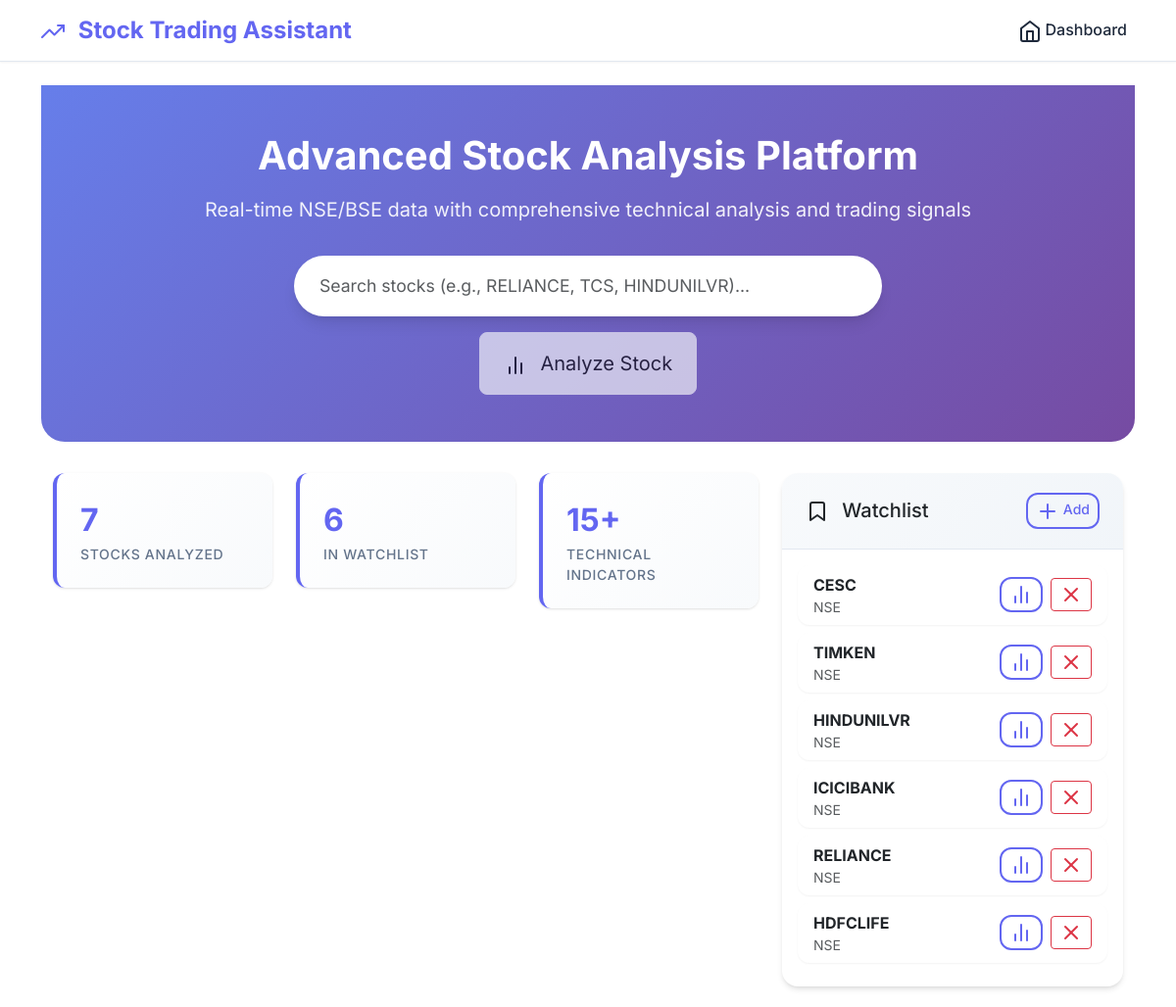
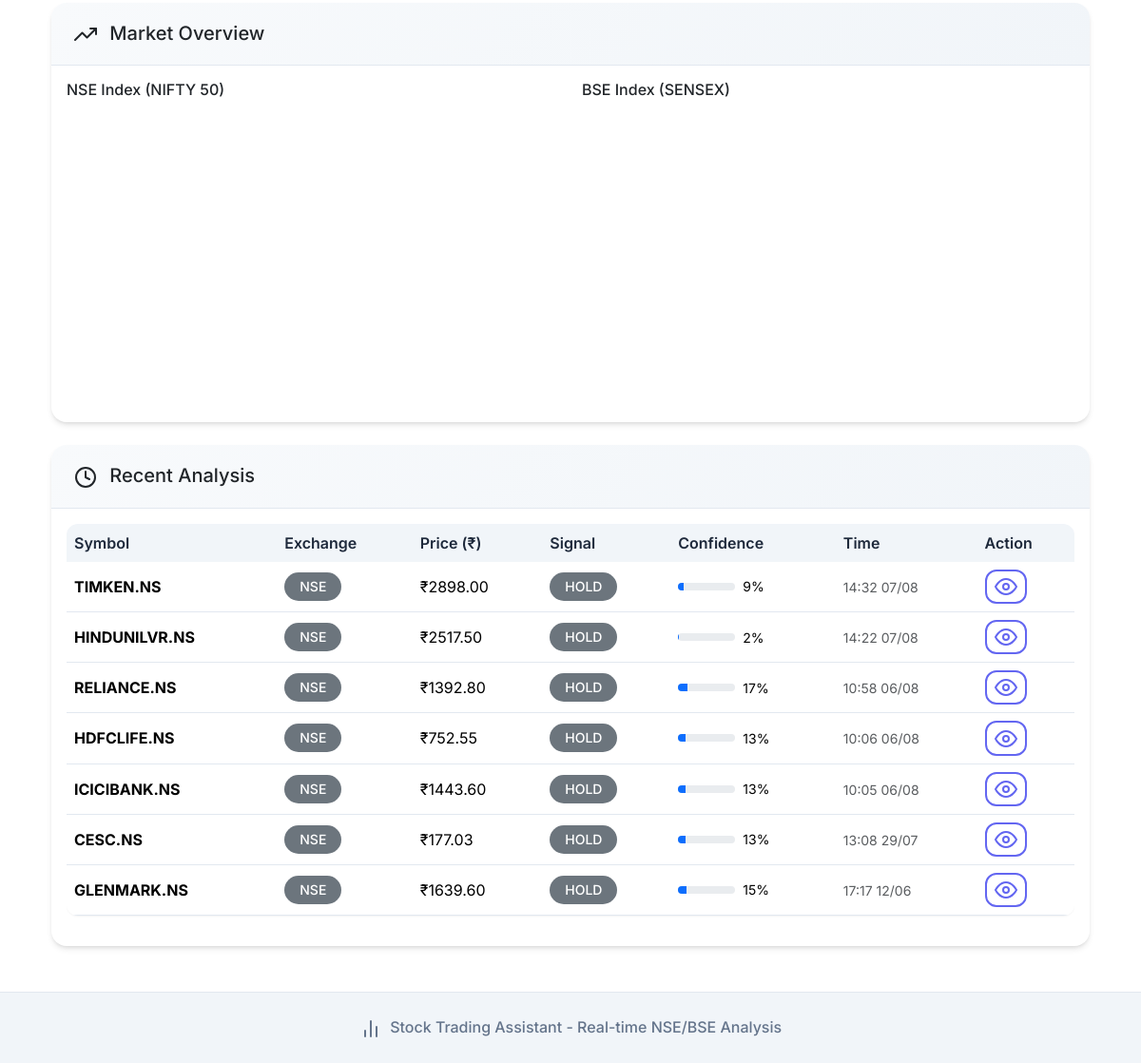
The page / on the database its author committed (2 pictures, top to bottom).
### models.py (models this page shows, shortened)
class WatchList(db.Model):
    id = db.Column(db.Integer, primary_key=True)
    symbol = db.Column(db.String(20), nullable=False)
    exchange = db.Column(db.String(10), nullable=False)
    added_at = db.Column(db.DateTime, default=datetime.utcnow)

class StockAnalysis(db.Model):
    id = db.Column(db.Integer, primary_key=True)
    symbol = db.Column(db.String(20), nullable=False, index=True)
    exchange = db.Column(db.String(10), nullable=False)  # NSE or BSE
    price = db.Column(db.Float, nullable=False)
    signal = db.Column(db.String(10), nullable=False)  # BUY, SELL, HOLD
    confidence = db.Column(db.Float, nullable=False)  # 0-100
    rsi = db.Column(db.Float)
    macd = db.Column(db.Float)
    macd_signal = db.Column(db.Float)
    ema_9 = db.Column(db.Float)
    ema_21 = db.Column(db.Float)
    sma_50 = db.Column(db.Float)
    sma_200 = db.Column(db.Float)
    bb_upper = db.Column(db.Float)
    bb_middle = db.Column(db.Float)
    bb_lower = db.Column(db.Float)
    volume = db.Column(db.BigInteger)
    timestamp = db.Column(db.DateTime, default=datetime.utcnow)

### routes.py (the view)
@app.route('/')
def index():
    subquery = db.session.query(
        StockAnalysis.symbol,
        db.func.max(StockAnalysis.timestamp).label('max_timestamp')
    ).group_by(StockAnalysis.symbol).subquery()
    recent_analyses = db.session.query(StockAnalysis).join(
        subquery,
        db.and_(
            StockAnalysis.symbol == subquery.c.symbol,
            StockAnalysis.timestamp == subquery.c.max_timestamp
        )
    ).order_by(StockAnalysis.timestamp.desc()).limit(10).all()
    watchlist = WatchList.query.all()
    return render_template('index.html', recent_analyses=recent_analyses, watchlist=watchlist)

### templates/index.html (shortened to what this page needs)
{% extends "base.html" %}
{% block content %}
<div class="hero-section">
    <div class="container text-center">
        <h1 class="hero-title">Advanced Stock Analysis Platform</h1>
        <p class="hero-subtitle">Real-time NSE/BSE data with comprehensive technical analysis and trading signals</p>
        <div class="search-container">
            <div class="position-relative">
                <input type="text"
                       id="stockSearch"
                       class="form-control search-input"
                       placeholder="Search stocks (e.g., RELIANCE, TCS, HINDUNILVR)..."
                       autocomplete="off">
            </div>
            <div class="mt-3">
                <button type="button" class="btn btn-light btn-lg px-4 py-3" onclick="analyzeSelectedStock()" id="analyzeBtn" disabled>
                    <i data-feather="bar-chart-2" class="me-2"></i>
                    Analyze Stock
                </button>
            </div>
        </div>
    </div>
</div>
<div class="container">
<div class="row">
    <div class="col-lg-8 mb-4">
        <div class="row">
            <div class="col-md-4 mb-3">
                <div class="stat-card">
                    <div class="stat-number">{{ recent_analyses|length }}</div>
                    <div class="stat-label">Stocks Analyzed</div>
                </div>
            </div>
            <div class="col-md-4 mb-3">
                <div class="stat-card">
                    <div class="stat-number">{{ watchlist|length }}</div>
                    <div class="stat-label">In Watchlist</div>
                </div>
            </div>
            <div class="col-md-4 mb-3">
                <div class="stat-card">
                    <div class="stat-number">15+</div>
                    <div class="stat-label">Technical Indicators</div>
                </div>
            </div>
        </div>
    </div>
    <div class="col-lg-4 mb-4">
        <div class="card">
            <div class="card-header d-flex justify-content-between align-items-center">
                <h5 class="card-title mb-0">
                    <i data-feather="bookmark" class="me-2"></i>
                    Watchlist
                </h5>
                <button class="btn btn-sm btn-outline-primary" data-bs-toggle="modal" data-bs-target="#addWatchlistModal">
                    <i data-feather="plus" class="me-1"></i>Add
                </button>
            </div>
            <div class="card-body">
                {% if watchlist %}
                    <div class="list-group list-group-flush">
                        {% for item in watchlist %}
                        <div class="list-group-item d-flex justify-content-between align-items-center">
                            <div>
                                <strong>{{ item.symbol }}</strong>
                                <small class="text-muted d-block">{{ item.exchange }}</small>
                            </div>
                            <div>
                                <a href="{{ url_for('analyze_stock', symbol=item.symbol) }}"
                                   class="btn btn-sm btn-outline-primary me-1">
                                    <i data-feather="bar-chart-2"></i>
                                </a>
                                <a href="{{ url_for('remove_from_watchlist', item_id=item.id) }}"
                                   class="btn btn-sm btn-outline-danger">
                                    <i data-feather="x"></i>
                                </a>
                            </div>
                        </div>
                        {% endfor %}
                    </div>
                {% else %}
                    <p class="text-muted text-center">
                        <i data-feather="inbox" class="d-block mb-2"></i>
                        No stocks in watchlist
                    </p>
                {% endif %}
            </div>
        </div>
    </div>
</div>
<div class="row mb-4">
    <div class="col-12">
        <div class="card">
            <div class="card-header">
                <h5 class="card-title mb-0">
                    <i data-feather="trending-up" class="me-2"></i>
                    Market Overview
                </h5>
            </div>
            <div class="card-body">
                <div class="row">
                    <div class="col-md-6 mb-3">
                        <h6>NSE Index (NIFTY 50)</h6>
                        <div id="nifty-tradingview-widget" style="height: 300px;"></div>
                    </div>
                    <div class="col-md-6 mb-3">
                        <h6>BSE Index (SENSEX)</h6>
                        <div id="sensex-tradingview-widget" style="height: 300px;"></div>
                    </div>
                </div>
            </div>
        </div>
    </div>
</div>
{% if recent_analyses %}
<div class="row">
    <div class="col-12">
        <div class="card">
            <div class="card-header">
                <h5 class="card-title mb-0">
                    <i data-feather="clock" class="me-2"></i>
                    Recent Analysis
                </h5>
            </div>
            <div class="card-body">
                <div class="table-responsive">
                    <table class="table table-hover">
                        <thead>
                            <tr>
                                <th>Symbol</th>
                                <th>Exchange</th>
                                <th>Price (₹)</th>
                                <th>Signal</th>
                                <th>Confidence</th>
                                <th>Time</th>
                                <th>Action</th>
                            </tr>
                        </thead>
                        <tbody>
                            {% for analysis in recent_analyses %}
                            <tr>
                                <td><strong>{{ analysis.symbol }}</strong></td>
                                <td>
                                    <span class="badge bg-secondary">{{ analysis.exchange }}</span>
                                </td>
                                <td>₹{{ "%.2f"|format(analysis.price) }}</td>
                                <td>
                                    <span class="badge
                                        {% if analysis.signal == 'BUY' %}bg-success
                                        {% elif analysis.signal == 'SELL' %}bg-danger
                                        {% elif analysis.signal in ['WEAK_BUY', 'WEAK_SELL'] %}bg-warning
                                        {% else %}bg-secondary{% endif %}">
                                        {{ analysis.signal }}
                                    </span>
                                </td>
                                <td>
                                    <div class="d-flex align-items-center">
                                        <div class="progress me-2" style="width: 60px; height: 8px;">
                                            <div class="progress-bar" style="width: {{ analysis.confidence }}%"></div>
                                        </div>
                                        <small>{{ "%.0f"|format(analysis.confidence) }}%</small>
                                    </div>
                                </td>
                                <td>
                                    <small class="text-muted">
                                        {{ analysis.timestamp.strftime('%H:%M %d/%m') }}
                                    </small>
                                </td>
                                <td>
                                    <a href="{{ url_for('analyze_stock', symbol=analysis.symbol) }}"
                                       class="btn btn-sm btn-outline-primary">
                                        <i data-feather="eye"></i>
                                    </a>
                                </td>
                            </tr>
                            {% endfor %}
                        </tbody>
                    </table>
                </div>
            </div>
        </div>
    </div>
</div>
{% endif %}
{% endblock %}

### templates/base.html (shortened to what this page needs)
<!DOCTYPE html>
<html lang="en">
<head>
    <link href="https://cdn.jsdelivr.net/npm/bootstrap@5.3.2/dist/css/bootstrap.min.css" rel="stylesheet">
</head>
<body>
    <div class="main-container">
        <nav class="navbar navbar-expand-lg">
            <div class="container">
                <a class="navbar-brand" href="{{ url_for('index') }}">
                    <i data-feather="trending-up" class="me-2"></i>
                    Stock Trading Assistant
                </a>
                <div class="collapse navbar-collapse" id="navbarNav">
                    <ul class="navbar-nav ms-auto">
                        <li class="nav-item">
                            <a class="nav-link" href="{{ url_for('index') }}" style="color: var(--text-primary); font-weight: 500;">
                                <i data-feather="home" class="me-1"></i>Dashboard
                            </a>
                        </li>
                    </ul>
                </div>
            </div>
        </nav>
        <main class="container my-4">
            {% block content %}{% endblock %}
        </main>
        <footer class="py-4 mt-5" style="background: var(--secondary-color); border-top: 1px solid var(--border-color);">
            <div class="container text-center">
                <p class="mb-0" style="color: var(--text-secondary); font-weight: 500;">
                    <i data-feather="bar-chart-2" class="me-1"></i>
                    Stock Trading Assistant - Real-time NSE/BSE Analysis
                </p>
            </div>
        </footer>
    </div>
</body>
</html>

### templates/base.html (style rules this page uses)
:root { --primary-color: #6366f1; --primary-light: #8b5cf6; --secondary-color: #f1f5f9; --accent-color: #10b981; --warning-color: #f59e0b; --danger-color: #ef4444; --text-primary: #1e293b; --text-secondary: #64748b; --border-color: #e2e8f0; --shadow-sm: 0 1px 2px 0 rgb(0 0 0 / 0.05); --shadow: 0 1px 3px 0 rgb(0 0 0 / 0.1), 0 1px 2px -1px rgb(0 0 0 / 0.1); --shadow-md: 0 4px 6px -1px rgb(0 0 0 / 0.1), 0 2px 4px -2px rgb(0 0 0 / 0.1); --shadow-lg: 0 10px 15px -3px rgb(0 0 0 / 0.1), 0 4px 6px -4px rgb(0 0 0 / 0.1); --shadow-xl: 0 20px 25px -5px rgb(0 0 0 / 0.1), 0 8px 10px -6px rgb(0 0 0 / 0.1); }
* { box-sizing: border-box; }
body { font-family: 'Inter', -apple-system, BlinkMacSystemFont, 'Segoe UI', Roboto, sans-serif; background: linear-gradient(135deg, #667eea 0%, #764ba2 100%); min-height: 100vh; color: var(--text-primary); }
.main-container { background: #ffffff; min-height: 100vh; box-shadow: var(--shadow-xl); }
.navbar { background: rgba(255, 255, 255, 0.95) !important; backdrop-filter: blur(10px); border-bottom: 1px solid var(--border-color); box-shadow: var(--shadow-sm); }
.navbar-brand { font-weight: 700; color: var(--primary-color) !important; font-size: 1.5rem; }
.card { border: none; border-radius: 16px; box-shadow: var(--shadow-md); transition: all 0.3s ease; background: #ffffff; }
.card-header { background: linear-gradient(135deg, #f8fafc 0%, #f1f5f9 100%); border-bottom: 1px solid var(--border-color); border-radius: 16px 16px 0 0 !important; padding: 1.25rem 1.5rem; }
.btn-outline-primary { border: 2px solid var(--primary-color); color: var(--primary-color); border-radius: 12px; font-weight: 500; transition: all 0.3s ease; }
.form-control { border: 2px solid var(--border-color); border-radius: 12px; padding: 0.75rem 1rem; transition: all 0.3s ease; font-weight: 400; }
.search-container { position: relative; max-width: 600px; margin: 0 auto; }
.search-input { border-radius: 50px; padding: 1rem 1.5rem; font-size: 1.1rem; box-shadow: var(--shadow-lg); border: 2px solid transparent; background: #ffffff; }
.badge { padding: 0.5rem 1rem; border-radius: 50px; font-weight: 500; font-size: 0.875rem; }
.stat-card { background: linear-gradient(135deg, #ffffff 0%, #f8fafc 100%); border-left: 4px solid var(--primary-color); padding: 1.5rem; border-radius: 12px; box-shadow: var(--shadow); }
.stat-number { font-size: 2rem; font-weight: 700; color: var(--primary-color); }
.stat-label { color: var(--text-secondary); font-weight: 500; font-size: 0.875rem; text-transform: uppercase; letter-spacing: 0.05em; }
.list-group-item { border: none; border-radius: 12px !important; margin-bottom: 0.5rem; box-shadow: var(--shadow-sm); transition: all 0.3s ease; }
.hero-section { background: linear-gradient(135deg, #667eea 0%, #764ba2 100%); color: white; padding: 3rem 0; margin-bottom: 2rem; border-radius: 0 0 24px 24px; }
.hero-title { font-size: 2.5rem; font-weight: 700; margin-bottom: 1rem; }
.hero-subtitle { font-size: 1.25rem; opacity: 0.9; margin-bottom: 2rem; }
.table { border-radius: 12px; overflow: hidden; box-shadow: var(--shadow-sm); }
.table thead th { background: var(--secondary-color); border: none; font-weight: 600; color: var(--text-primary); }
.table tbody td { border-color: var(--border-color); vertical-align: middle; }

### rows shown on the page
WatchList: symbol "CESC", exchange "NSE"
WatchList: symbol "TIMKEN", exchange "NSE"
WatchList: symbol "HINDUNILVR", exchange "NSE"
WatchList: symbol "ICICIBANK", exchange "NSE"
WatchList: symbol "RELIANCE", exchange "NSE"
WatchList: symbol "HDFCLIFE", exchange "NSE"
StockAnalysis: symbol "TIMKEN.NS", exchange "NSE", price "2898.00", signal "HOLD", confidence "9", timestamp "14:32 07/08"
StockAnalysis: symbol "HINDUNILVR.NS", exchange "NSE", price "2517.50", signal "HOLD", confidence "2", timestamp "14:22 07/08"
StockAnalysis: symbol "RELIANCE.NS", exchange "NSE", price "1392.80", signal "HOLD", confidence "17", timestamp "10:58 06/08"
StockAnalysis: symbol "HDFCLIFE.NS", exchange "NSE", price "752.55", signal "HOLD", confidence "13", timestamp "10:06 06/08"
StockAnalysis: symbol "ICICIBANK.NS", exchange "NSE", price "1443.60", signal "HOLD", confidence "13", timestamp "10:05 06/08"
StockAnalysis: symbol "CESC.NS", exchange "NSE", price "177.03", signal "HOLD", confidence "13", timestamp "13:08 29/07"
StockAnalysis: symbol "GLENMARK.NS", exchange "NSE", price "1639.60", signal "HOLD", confidence "15", timestamp "17:17 12/06"

### other values the page prints
{{ recent_analyses|length }} "7"
{{ watchlist|length }} "6"
